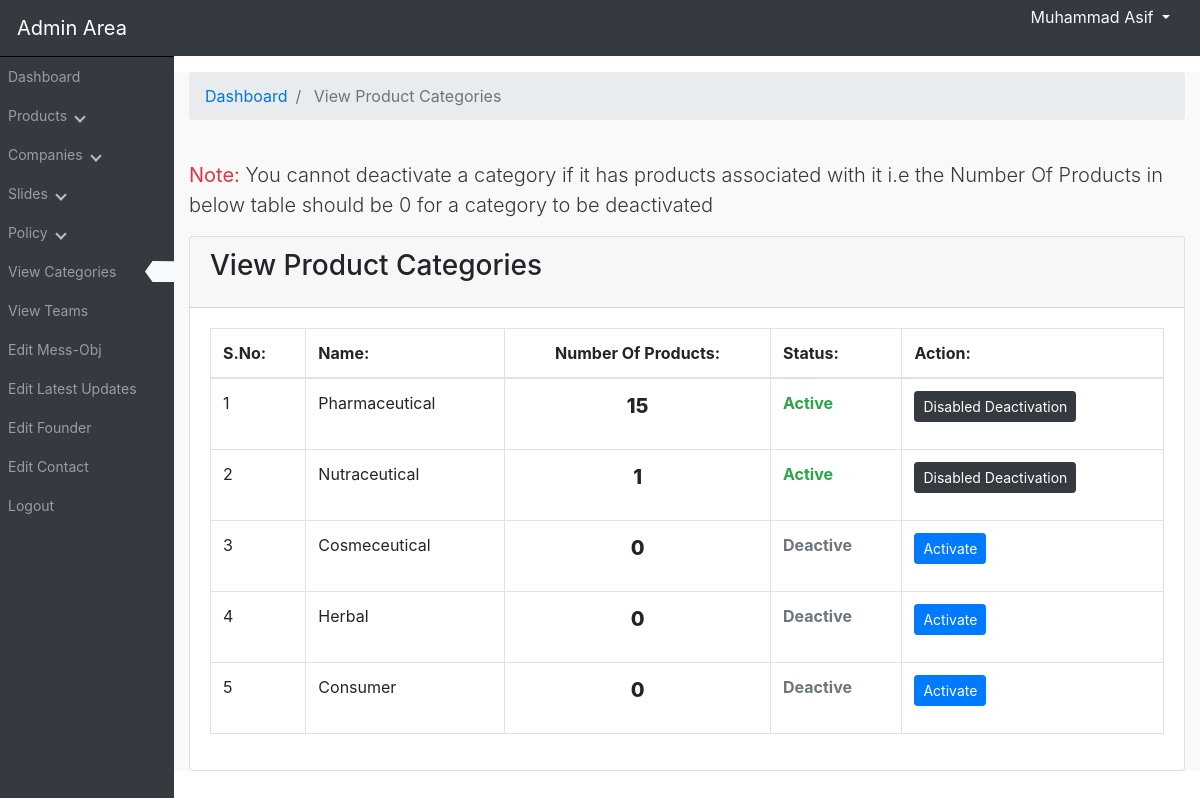
The app's page /admin_area/index.php?view_p_cats (signed in) with its own data.
### tables this page shows
CREATE TABLE `product_cat` (
  `cat_id` tinyint(3) UNSIGNED NOT NULL,
  `cat_name` varchar(25) NOT NULL,
  `icon` varchar(25) NOT NULL,
  `status` tinyint(3) NOT NULL
);

### admin_area/view_p_cats.php (the view, shortened to what this page needs)
<div class="row mt-5">
	<div class="col-lg-12">
		<ol class="breadcrumb">
			<li class="breadcrumb-item">
				<a href="index.php?dashboard" style="text-decoration: none; color: #0275d8;"> Dashboard </a>
			</li>
			<li class="breadcrumb-item active">
				View Product Categories
			</li>
		</ol><br>
		<p class="lead text-dark"><b class="text-danger">Note:</b> You cannot deactivate a category if it has products associated with it i.e the Number Of Products in below table should be 0 for a category to be deactivated</p>
	</div>
</div>
<div class="row">
	<div class="col-lg-12">
		<div class="card">
			<div class="card-header">
			<h3 class="card-title">
				View Product Categories
			</h3>
			</div>
			<div class="card-body">
				<div class="table-responsive">
					<table class="table table-hover table-bordered">
						<thead>
							<tr>
								<th>S.No:</th>
								<th>Name:</th>
								<th class="text-center">Number Of Products:</th>
								<th>Status:</th>
								<th>Action:</th>
							</tr>
						</thead>
						<tbody>
							<?php
								$i=0;
								$getViewPro = "SELECT cat_id,cat_name,status FROM product_cat";
								$runViewPro = mysqli_query($con,$getViewPro);
								while ($rowViewPro = mysqli_fetch_array($runViewPro))
								{
									$idViewPro = $rowViewPro["cat_id"];
									$nameViewPro = $rowViewPro["cat_name"];
									$statusViewPro = $rowViewPro["status"];
									$getViewCount = "SELECT COUNT(p_id) as countCatPro FROM products WHERE cat_id = $idViewPro";
									$runViewCount = mysqli_query($con,$getViewCount);
									$rowViewProCount = mysqli_fetch_array($runViewCount);
									$countCatPro = $rowViewProCount["countCatPro"];
									$i++;
							?>
							<tr>
								<td><?php echo ($i); ?></td>
								<td><?php echo ($nameViewPro); ?></td>
								<td><p class="number-of-pro-com"><?php echo ($countCatPro); ?></p></td>
								<td>
									<?php if ($statusViewPro==1): ?>
										<b class="text-success">Active</b>
									<?php endif ?>
									<?php if ($statusViewPro!=1): ?>
										<b class="text-secondary">Deactive</b>
									<?php endif ?>
								</td>
								<td>
									<?php if ($statusViewPro==1): ?>
										<?php if ($countCatPro!=0): ?>
											<button class="btn btn-sm btn-dark">Disabled Deactivation</button>
										<?php endif ?>
									<?php endif ?>
									<?php if ($statusViewPro!=1): ?>
										<a href="cat_activate.php?activeateId=<?php echo($idViewPro); ?>" class="btn btn-sm btn-primary" onclick="return confirm('Are you sure ?')">Activate</a>
									<?php endif ?>
								</td>
							</tr>
							<?php } ?>
						</tbody>
					</div>
			</div>
		</div>
	</div>
</div>

### admin_area/includes/sidebar.php (shortened to what this page needs)
<nav class="navbar navbar-expand-lg bg-dark navbar-dark fixed-top">
<div class="row">
	<div class="navbar-header">
		<a href="index.php?dashboard" class="navbar-brand ml-3">Admin Area</a>
	</div>
	<ul class="nav navbar-nav" id="top_admin_name">
		<li class="dropdown">
			<a href="#" id="admin_dropdown" class="dropdown-toggle" data-toggle="dropdown">
				<?php echo "$admin_name"; ?> <b class="caret"></b>
			</a>
		</li>
	</ul>
</div>
	<div class="collapse navbar-collapse navbar-exl-collapse">
			<ul class="navbar-nav side-nav bg-dark border-sidebar flex-column">
				<li class="nav-item">
					<a class="nav-link" href="index.php?dashboard">
						Dashboard
					</a>
				</li>
				<li class="nav-item">
					<a class="nav-link side-bar-link" href="#" data-toggle="collapse" data-target="#products">
						Products
						<i class="fas fa-caret-down"></i>
					</a>
				</li>
				<li class="nav-item">
					<a class="nav-link side-bar-link" href="#" data-toggle="collapse" data-target="#cat">
						Companies
						<i class="fas fa-caret-down"></i>
					</a>
				</li>
				<li class="nav-item">
					<a class="nav-link side-bar-link" href="#" data-toggle="collapse" data-target="#slides">
						Slides
						<i class="fas fa-caret-down"></i>
					</a>
				</li>
				<li class="nav-item">
					<a class="nav-link side-bar-link" href="#" data-toggle="collapse" data-target="#policy">
						Policy
						<i class="fas fa-caret-down"></i>
					</a>
				</li>
				<li class="nav-item">
					<a class="nav-link side-bar-link" href="index.php?view_p_cats">
						View Categories
						<?php if ($active_arrow=="p_cat")
						{
							arrow_ico();
						} ?>
					</a>
				</li>
				<li class="nav-item">
					<a class="nav-link" href="index.php?view_team">
						View Teams
					</a>
				</li>
				<li class="nav-item">
					<a class="nav-link" href="index.php?edit_mess_obj">
						Edit Mess-Obj
					</a>
				</li>
				<li class="nav-item">
					<a class="nav-link" href="index.php?edit_news">
						Edit Latest Updates
					</a>
				</li>
				<li class="nav-item">
					<a class="nav-link" href="index.php?edit_founder">
						Edit Founder
					</a>
				</li>
				<li class="nav-item">
					<a class="nav-link" href="index.php?edit_contact">
						Edit Contact
					</a>
				</li>
				<li class="nav-item">
					<a class="nav-link" href="logout.php">
						Logout
					</a>
				</li>
			</ul>
	</div>
</nav>
<?php
	function arrow_ico()
	{
		echo
		"
			<div class='float-right bg-light active_sidebar_ico'>&nbsp</div>
		";
	}
?>

### admin_area/css/style.css (style rules this page uses)
#admin_dropdown { color: #f9f9f9; text-decoration: none; transition: all 0.3s ease-in-out; }
#top_admin_name { position: fixed; z-index: 1; right: 30px; top: 5px; }
@media (min-width: 992px) { .side-nav { position: fixed; top: 56px; bottom: 0; left: 0px; width: 17%; overflow-y: auto; overflow-x: hidden; } }
@media (min-width: 1115px) { .side-nav { width: 14.5%; } }
.active_sidebar_ico { background-color: white; clip-path: polygon(25% 0%, 100% 1%, 100% 100%, 25% 100%, 0% 50%); width: 30px; }
@media (min-width: 992px) { .active_sidebar_ico { margin-right: -9px; } }
.nav-item { padding-top: 1px; padding-bottom: 1px; font-size: 14px; }
.border-sidebar { border-top: 1px inset #1e1e1e; }
.number-of-pro-com { font-size: 20px; text-align: center; font-weight: 800; }
.fas { border: solid #bdbdbd; border-width: 0 2px 2px 0; display: inline-block; padding: 3px; margin-left: 5px; }
.fa-caret-down { transform: rotate(45deg); -webkit-transform: rotate(45deg); }

### records on screen
product_cat: cat_name "Pharmaceutical", countCatPro "15", status "Active"
product_cat: cat_name "Nutraceutical", countCatPro "1", status "Active"
product_cat: cat_name "Cosmeceutical", countCatPro "0", status "Deactive"
product_cat: cat_name "Herbal", countCatPro "0", status "Deactive"
product_cat: cat_name "Consumer", countCatPro "0", status "Deactive"

### other values on screen
$admin_name "Muhammad Asif"
